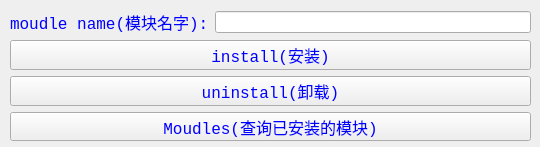
<?xml version="1.0" encoding="UTF-8"?>
<ui version="4.0">
 <class>MainWindow</class>
 <widget class="QMainWindow" name="MainWindow">
  <property name="geometry">
   <rect>
    <x>0</x>
    <y>0</y>
    <width>540</width>
    <height>147</height>
   </rect>
  </property>
  <property name="windowTitle">
   <string>python moudle install</string>
  </property>
  <widget class="QWidget" name="centralwidget">
   <widget class="QWidget" name="gridLayoutWidget">
    <property name="geometry">
     <rect>
      <x>10</x>
      <y>10</y>
      <width>521</width>
      <height>131</height>
     </rect>
    </property>
    <layout class="QGridLayout" name="gridLayout">
     <item row="0" column="0">
      <widget class="QLabel" name="label">
       <property name="font">
        <font>
         <family>Consolas</family>
         <pointsize>12</pointsize>
        </font>
       </property>
       <property name="styleSheet">
        <string notr="true">color:blue</string>
       </property>
       <property name="text">
        <string>moudle name(模块名字):</string>
       </property>
      </widget>
     </item>
     <item row="0" column="1">
      <widget class="QLineEdit" name="lineEdit"/>
     </item>
     <item row="1" column="0" colspan="2">
      <layout class="QVBoxLayout" name="verticalLayout">
       <item>
        <widget class="QPushButton" name="pushButton">
         <property name="font">
          <font>
           <family>Consolas</family>
           <pointsize>12</pointsize>
          </font>
         </property>
         <property name="styleSheet">
          <string notr="true">color:blue</string>
         </property>
         <property name="text">
          <string>install(安装)</string>
         </property>
        </widget>
       </item>
       <item>
        <widget class="QPushButton" name="pushButton_2">
         <property name="font">
          <font>
           <family>Consolas</family>
           <pointsize>12</pointsize>
          </font>
         </property>
         <property name="styleSheet">
          <string notr="true">color:blue</string>
         </property>
         <property name="text">
          <string>uninstall(卸载)</string>
         </property>
        </widget>
       </item>
       <item>
        <widget class="QPushButton" name="pushButton_3">
         <property name="font">
          <font>
           <family>Consolas</family>
           <pointsize>12</pointsize>
          </font>
         </property>
         <property name="styleSheet">
          <string notr="true">color:blue</string>
         </property>
         <property name="text">
          <string>Moudles(查询已安装的模块)</string>
         </property>
        </widget>
       </item>
      </layout>
     </item>
    </layout>
   </widget>
  </widget>
 </widget>
 <resources/>
 <connections/>
</ui>
